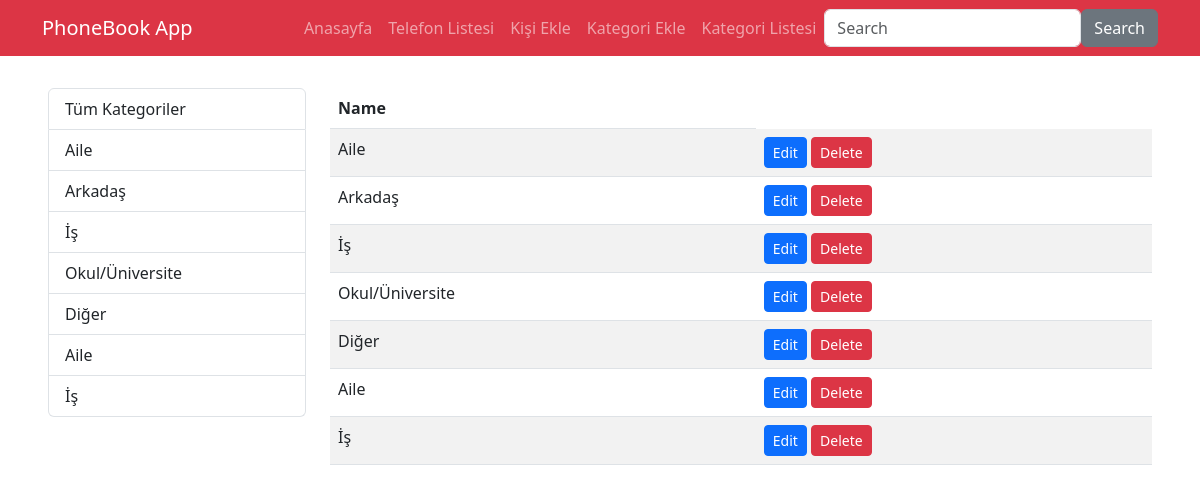
Page /phonebook_app/kategorilistesi/ on the earlier database version.
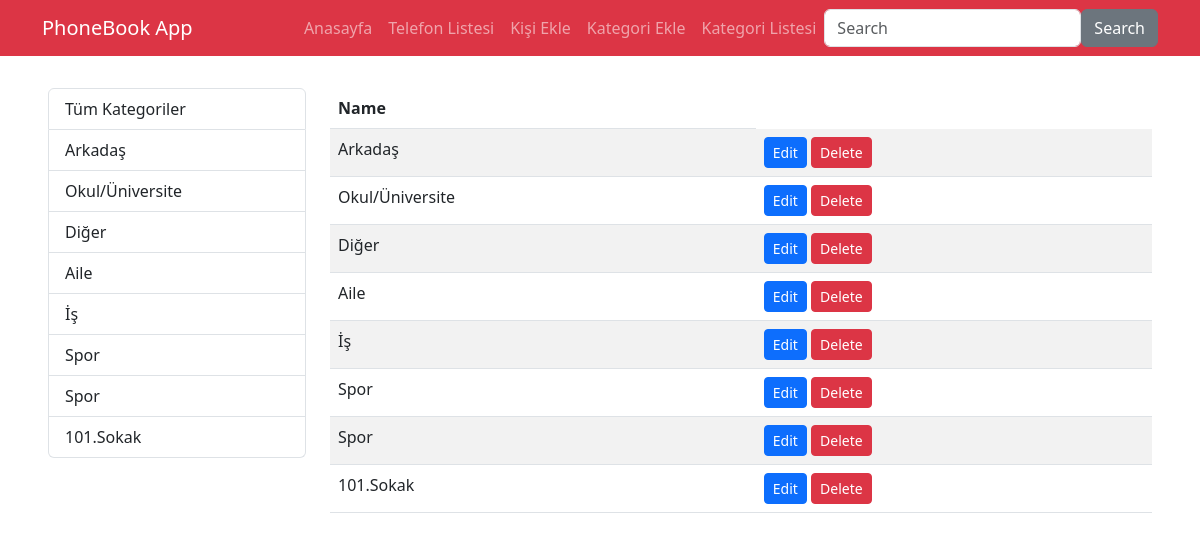
Same page on the later database version.
### phonebook_app/models.py (models this page shows, shortened)
class Category(models.Model):
    name = models.CharField(max_length=50)
    class Meta:
        verbose_name = "Kategori"
        verbose_name_plural = "Kategoriler"

### phonebook_app/views.py (the view)
# urls.py: path("kategorilistesi/", views.kategori_listesi, name="kategorilistesi"),
def kategori_listesi(request):
    categories = Category.objects.all()
    return render(
        request, "phonebook/kategori_listesi.html", {"categories": categories}
    )

### phonebook_app/templates/phonebook/kategori_listesi.html
{% extends 'base.html' %}
{% load static %}
{% block css_files %}
  <link rel="stylesheet" href="{% static 'phonebook_app/css/style.css' %}" />
{% endblock %}
{% block content %}
<table class="table table-striped">
  <thead>
    <tr>
      <th scope="col">Name</th>
    </tr>
  </thead>
  <tbody>
    {% for category in categories %}
    <tr>
      <td>
        <a class="list-group-item">{{ category.name }}</a></li>
      </td>
      <td><div class="buttons mt-3">
        <a href="{% url 'kategoriduzenle' category.id %}" class="btn btn-primary btn-sm">Edit</a>
        <a href="{% url 'kategorisil' category.id %}" class="btn btn-danger btn-sm">Delete</a>
      </div></td>
    </tr>
    {% endfor %}
  </tbody>
</table>
{% endblock %}

### templates/base.html (shortened to what this page needs)
{% load static %}
<!DOCTYPE html>
<html lang="en">
  <head>
    <link rel="stylesheet" href="{% static 'css/bootstrap.min.css' %}" />
    {% block css_files %} {% endblock %}
  </head>
  <body>
    {% include 'partials/_nav.html' %}
    <div class="content">
      <div class="row">
        <div class="col-md-3">{% include 'sidebar.html' %}</div>
        <div class="col-md-9">{% block content %} {% endblock %}</div>
      </div>
    </div>
  </body>
</html>

### templates/partials/_nav.html
<nav class="navbar navbar-expand-lg bg-danger navbar-dark">
  <div class="container">
    <a href="/" class="navbar-brand">PhoneBook App</a>
    <ul class="navbar-nav">
      <li class="nav-item">
        <a href="/" class="nav-link">Anasayfa</a>
      </li>
      <li class="nav-item">
        <a
          href="/allpersons"
          class="nav-link"
          >Telefon Listesi</a
        >
      </li>
      <li class="nav-item">
        <a
          href="/kisiekle"
          class="nav-link"
          >Kişi Ekle</a
        >
      </li>
      <li class="nav-item">
        <a
          href="/kategoriekle"
          class="nav-link"
          >Kategori Ekle</a
        >
      </li>
      <li class="nav-item">
        <a
          href="/kategorilistesi"
          class="nav-link"
          >Kategori Listesi</a
        >
      </li>
      <form method="GET" action="{% url 'search_results' %}" class="d-flex" role="search">
        <input
          class="form-control"
          type="search"
          name="q"
          placeholder="Search"
          aria-label="Search"
        />
        <button class="btn btn-secondary" type="submit">Search</button>
      </form>
    </ul>
  </div>
</nav>

### templates/sidebar.html (shortened to what this page needs)
{% load static %}
{% block content %}
{% block css_files %}
  <link rel="stylesheet" href="{% static 'phonebook_app/css/style.css' %}" />
{% endblock %}
<div class="list-group">
    <a href="{% url 'phone_index' %}" class="list-group-item mb-3">Tüm Kategoriler</a>
    {% for category in categories %}
        <a class="list-group-item">{{ category.name }}</a></li>
    {% endfor %}
</div>
{% endblock %}

### phonebook_app/static/phonebook_app/css/style.css (style rules this page uses)
.content { margin: 0 3rem; }
.row { margin-top: 2rem; }
ul { list-style-type: none; display: flex !important; align-items: center !important; }
.list-group { list-style-type: none; }
.list-group-item:first-child { margin: 0 !important; }
.buttons { margin: 0 !important; }

Differences in the rows shown:
removed Category: name "Aile"
removed Category: name "İş"
added Category: name "Spor"
added Category: name "Spor"
added Category: name "101.Sokak"
